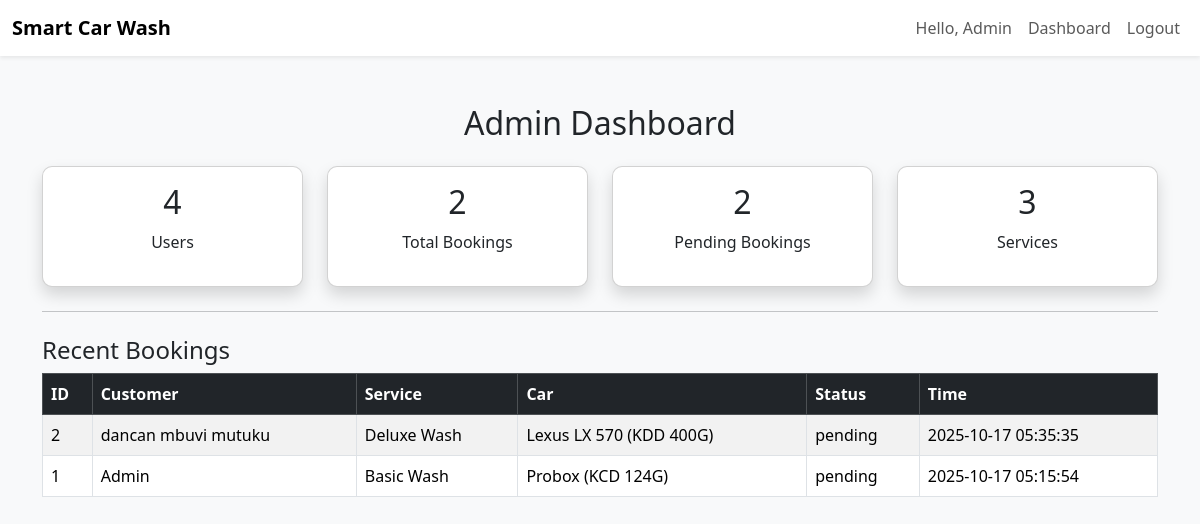
Page /admin/dashboard.php (signed in) on the committed database.
### tables this page shows
CREATE TABLE users (
    id INTEGER PRIMARY KEY AUTOINCREMENT,
    name TEXT NOT NULL,
    email TEXT UNIQUE NOT NULL,
    password TEXT NOT NULL,
    role TEXT DEFAULT 'customer',
    created_at DATETIME DEFAULT CURRENT_TIMESTAMP
);

CREATE TABLE bookings (
    id INTEGER PRIMARY KEY AUTOINCREMENT,
    user_id INTEGER,
    car_model TEXT,
    license_plate TEXT,
    service_id INTEGER,
    booking_time DATETIME,
    status TEXT DEFAULT 'pending',
    payment_status TEXT DEFAULT 'pending',
    created_at DATETIME DEFAULT CURRENT_TIMESTAMP
);

CREATE TABLE services (
    id INTEGER PRIMARY KEY AUTOINCREMENT,
    service_name TEXT,
    description TEXT,
    price REAL,
    duration INTEGER,
    created_at DATETIME DEFAULT CURRENT_TIMESTAMP
);

### admin/dashboard.php (the view, shortened to what this page needs)
<?php
require_once __DIR__.'/../includes/db.php';
$users = $db->query("SELECT COUNT(*) FROM users")->fetchColumn();
$bookings = $db->query("SELECT COUNT(*) FROM bookings")->fetchColumn();
$pending = $db->query("SELECT COUNT(*) FROM bookings WHERE status='pending'")->fetchColumn();
$services = $db->query("SELECT COUNT(*) FROM services")->fetchColumn();
$stmt = $db->query("SELECT b.*, u.name, s.service_name
                    FROM bookings b
                    LEFT JOIN users u ON b.user_id=u.id
                    LEFT JOIN services s ON b.service_id=s.id
                    ORDER BY b.created_at DESC LIMIT 10");
$recent = $stmt->fetchAll(PDO::FETCH_ASSOC);
?>
<!DOCTYPE html>
<html lang="en">
<head>
<link href="https://cdn.jsdelivr.net/npm/bootstrap@5.3.2/dist/css/bootstrap.min.css" rel="stylesheet">
<link rel="stylesheet" href="../assets/css/style.css">
</head>
<body>
<?php include('../includes/topbar.php'); ?>
<div class="container my-5">
    <h2 class="mb-4 text-center">Admin Dashboard</h2>
    <div class="row g-4">
        <div class="col-md-3"><div class="card shadow p-3 text-center"><h3><?= $users ?></h3><p>Users</p></div></div>
        <div class="col-md-3"><div class="card shadow p-3 text-center"><h3><?= $bookings ?></h3><p>Total Bookings</p></div></div>
        <div class="col-md-3"><div class="card shadow p-3 text-center"><h3><?= $pending ?></h3><p>Pending Bookings</p></div></div>
        <div class="col-md-3"><div class="card shadow p-3 text-center"><h3><?= $services ?></h3><p>Services</p></div></div>
    </div>
    <hr class="my-4">
    <h4>Recent Bookings</h4>
    <div class="table-responsive">
        <table class="table table-striped table-bordered">
            <thead class="table-dark"><tr><th>ID</th><th>Customer</th><th>Service</th><th>Car</th><th>Status</th><th>Time</th></tr></thead>
            <tbody>
                <?php foreach($recent as $r): ?>
                    <tr>
                        <td><?= $r['id'] ?></td>
                        <td><?= htmlspecialchars($r['name']) ?></td>
                        <td><?= htmlspecialchars($r['service_name']) ?></td>
                        <td><?= htmlspecialchars($r['car_model']) ?> (<?= htmlspecialchars($r['license_plate']) ?>)</td>
                        <td><?= htmlspecialchars($r['status']) ?></td>
                        <td><?= $r['created_at'] ?></td>
                    </tr>
                <?php endforeach; ?>
            </tbody>
        </table>
    </div>
</div>
</body>
</html>

### includes/topbar.php (shortened to what this page needs)
<?php
$user = $_SESSION['user'] ?? null;
?>
<nav class="navbar navbar-expand-lg navbar-light bg-white shadow-sm">
  <div class="container-fluid">
    <a class="navbar-brand" href="#">Smart Car Wash</a>
    <div class="collapse navbar-collapse" id="navMenu">
      <ul class="navbar-nav ms-auto">
        <?php if($user): ?>
          <li class="nav-item">
            <span class="nav-link">Hello, <?= htmlspecialchars($user['name']) ?></span>
          </li>
          <?php if ($user['role'] === 'admin'): ?>
            <li class="nav-item">
              <a class="nav-link" href="../admin/dashboard.php">Dashboard</a>
            </li>
          <?php else: ?>
            <li class="nav-item">
              <a class="nav-link" href="../customer/dashboard.php">Dashboard</a>
            </li>
          <?php endif; ?>
          <li class="nav-item">
            <a class="nav-link" href="?logout=1">Logout</a>
          </li>
        <?php else: ?>
          <li class="nav-item"><a class="nav-link" href="../index.php">Login</a></li>
          <li class="nav-item"><a class="nav-link" href="../register.php">Register</a></li>
        <?php endif; ?>
      </ul>
    </div>
  </div>
</nav>

### assets/css/style.css (style rules this page uses)
body { background-color: #f8f9fa; }
.card, .table { border-radius: 10px; }
.navbar-brand { font-weight: bold; }
.card h3 { font-size: 2rem; margin-bottom: 0.5rem; }

### rows in the picture
users: name "Admin"
bookings: id "2", user.name "dancan mbuvi mutuku", service.service_name "Deluxe Wash", car_model "Lexus LX 570", license_plate "KDD 400G", status "pending", created_at "2025-10-17 05:35:35"
bookings: id "1", user.name "Admin", service.service_name "Basic Wash", car_model "Probox", license_plate "KCD 124G", status "pending", created_at "2025-10-17 05:15:54"

### other values in the picture
$users "4"
$bookings "2"
$pending "2"
$services "3"
